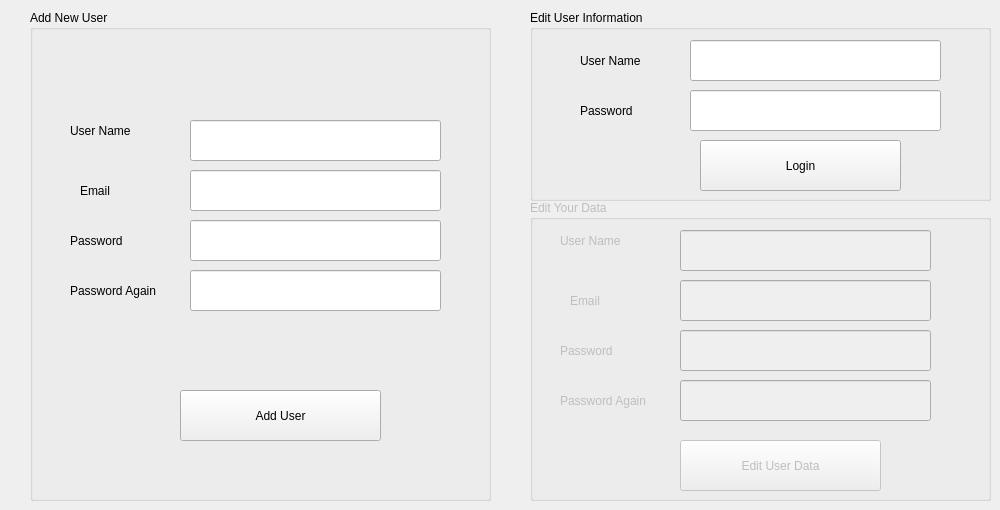
    <widget class="QWidget" name="tab_3">
     <attribute name="title">
      <string>Page</string>
     </attribute>
     <widget class="QGroupBox" name="groupBox">
      <property name="geometry">
       <rect>
        <x>30</x>
        <y>10</y>
        <width>461</width>
        <height>491</height>
       </rect>
      </property>
      <property name="title">
       <string>Add New User</string>
      </property>
      <widget class="QLabel" name="label_16">
       <property name="geometry">
        <rect>
         <x>40</x>
         <y>110</y>
         <width>81</width>
         <height>21</height>
        </rect>
       </property>
       <property name="text">
        <string>User Name</string>
       </property>
      </widget>
      <widget class="QLabel" name="label_17">
       <property name="geometry">
        <rect>
         <x>40</x>
         <y>220</y>
         <width>81</width>
         <height>21</height>
        </rect>
       </property>
       <property name="text">
        <string>Password</string>
       </property>
      </widget>
      <widget class="QLabel" name="label_18">
       <property name="geometry">
        <rect>
         <x>40</x>
         <y>270</y>
         <width>111</width>
         <height>21</height>
        </rect>
       </property>
       <property name="text">
        <string>Password Again</string>
       </property>
      </widget>
      <widget class="QLabel" name="label_19">
       <property name="geometry">
        <rect>
         <x>50</x>
         <y>170</y>
         <width>81</width>
         <height>21</height>
        </rect>
       </property>
       <property name="text">
        <string>Email</string>
       </property>
      </widget>
      <widget class="QLineEdit" name="lineEdit_9">
       <property name="geometry">
        <rect>
         <x>160</x>
         <y>110</y>
         <width>251</width>
         <height>41</height>
        </rect>
       </property>
      </widget>
      <widget class="QLineEdit" name="lineEdit_10">
       <property name="geometry">
        <rect>
         <x>160</x>
         <y>160</y>
         <width>251</width>
         <height>41</height>
        </rect>
       </property>
      </widget>
      <widget class="QLineEdit" name="lineEdit_11">
       <property name="geometry">
        <rect>
         <x>160</x>
         <y>210</y>
         <width>251</width>
         <height>41</height>
        </rect>
       </property>
       <property name="echoMode">
        <enum>QLineEdit::Password</enum>
       </property>
      </widget>
      <widget class="QLineEdit" name="lineEdit_12">
       <property name="geometry">
        <rect>
         <x>160</x>
         <y>260</y>
         <width>251</width>
         <height>41</height>
        </rect>
       </property>
       <property name="echoMode">
        <enum>QLineEdit::Password</enum>
       </property>
      </widget>
      <widget class="QPushButton" name="pushButton_11">
       <property name="geometry">
        <rect>
         <x>150</x>
         <y>380</y>
         <width>201</width>
         <height>51</height>
        </rect>
       </property>
       <property name="text">
        <string>Add User</string>
       </property>
      </widget>
      <widget class="QLabel" name="label_30">
       <property name="geometry">
        <rect>
         <x>130</x>
         <y>320</y>
         <width>321</width>
         <height>31</height>
        </rect>
       </property>
       <property name="font">
        <font>
         <family>Segoe UI</family>
         <pointsize>16</pointsize>
        </font>
       </property>
       <property name="text">
        <string/>
       </property>
      </widget>
     </widget>
     <widget class="QGroupBox" name="groupBox_2">
      <property name="geometry">
       <rect>
        <x>530</x>
        <y>10</y>
        <width>461</width>
        <height>191</height>
       </rect>
      </property>
      <property name="title">
       <string>Edit User Information</string>
      </property>
      <widget class="QLineEdit" name="lineEdit_13">
       <property name="geometry">
        <rect>
         <x>160</x>
         <y>80</y>
         <width>251</width>
         <height>41</height>
        </rect>
       </property>
       <property name="echoMode">
        <enum>QLineEdit::Password</enum>
       </property>
      </widget>
      <widget class="QLabel" name="label_20">
       <property name="geometry">
        <rect>
         <x>50</x>
         <y>90</y>
         <width>81</width>
         <height>21</height>
        </rect>
       </property>
       <property name="text">
        <string>Password</string>
       </property>
      </widget>
      <widget class="QLabel" name="label_21">
       <property name="geometry">
        <rect>
         <x>50</x>
         <y>40</y>
         <width>81</width>
         <height>21</height>
        </rect>
       </property>
       <property name="text">
        <string>User Name</string>
       </property>
      </widget>
      <widget class="QLineEdit" name="lineEdit_14">
       <property name="geometry">
        <rect>
         <x>160</x>
         <y>30</y>
         <width>251</width>
         <height>41</height>
        </rect>
       </property>
      </widget>
      <widget class="QPushButton" name="pushButton_12">
       <property name="geometry">
        <rect>
         <x>170</x>
         <y>130</y>
         <width>201</width>
         <height>51</height>
        </rect>
       </property>
       <property name="text">
        <string>Login</string>
       </property>
      </widget>
     </widget>
     <widget class="QGroupBox" name="groupBox_4">
      <property name="enabled">
       <bool>false</bool>
      </property>
      <property name="geometry">
       <rect>
        <x>530</x>
        <y>200</y>
        <width>461</width>
        <height>301</height>
       </rect>
      </property>
      <property name="title">
       <string>Edit Your Data</string>
      </property>
      <widget class="QLineEdit" name="lineEdit_16">
       <property name="geometry">
        <rect>
         <x>150</x>
         <y>130</y>
         <width>251</width>
         <height>41</height>
        </rect>
       </property>
       <property name="echoMode">
        <enum>QLineEdit::Password</enum>
       </property>
      </widget>
      <widget class="QLineEdit" name="lineEdit_18">
       <property name="geometry">
        <rect>
         <x>150</x>
         <y>180</y>
         <width>251</width>
         <height>41</height>
        </rect>
       </property>
       <property name="echoMode">
        <enum>QLineEdit::Password</enum>
       </property>
      </widget>
      <widget class="QLabel" name="label_23">
       <property name="geometry">
        <rect>
         <x>30</x>
         <y>140</y>
         <width>81</width>
         <height>21</height>
        </rect>
       </property>
       <property name="text">
        <string>Password</string>
       </property>
      </widget>
      <widget class="QLabel" name="label_25">
       <property name="geometry">
        <rect>
         <x>30</x>
         <y>30</y>
         <width>81</width>
         <height>21</height>
        </rect>
       </property>
       <property name="text">
        <string>User Name</string>
       </property>
      </widget>
      <widget class="QLineEdit" name="lineEdit_17">
       <property name="geometry">
        <rect>
         <x>150</x>
         <y>30</y>
         <width>251</width>
         <height>41</height>
        </rect>
       </property>
      </widget>
      <widget class="QLineEdit" name="lineEdit_15">
       <property name="geometry">
        <rect>
         <x>150</x>
         <y>80</y>
         <width>251</width>
         <height>41</height>
        </rect>
       </property>
      </widget>
      <widget class="QPushButton" name="pushButton_13">
       <property name="geometry">
        <rect>
         <x>150</x>
         <y>240</y>
         <width>201</width>
         <height>51</height>
        </rect>
       </property>
       <property name="text">
        <string>Edit User Data</string>
       </property>
      </widget>
      <widget class="QLabel" name="label_22">
       <property name="geometry">
        <rect>
         <x>30</x>
         <y>190</y>
         <width>101</width>
         <height>21</height>
        </rect>
       </property>
       <property name="text">
        <string>Password Again</string>
       </property>
      </widget>
      <widget class="QLabel" name="label_24">
       <property name="geometry">
        <rect>
         <x>40</x>
         <y>90</y>
         <width>81</width>
         <height>21</height>
        </rect>
       </property>
       <property name="text">
        <string>Email</string>
       </property>
      </widget>
     </widget>
    </widget>
